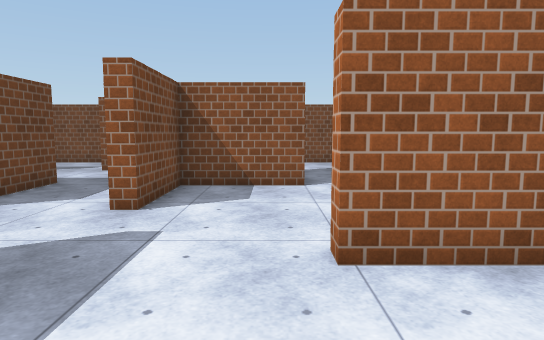
View 1 (above)

24 first-person views from a walk through a 3-D level made in the Unity game engine. The camera is 1.4 m above the floor, tilts 6° down and sees 75° across. The floor is counted in squares, 1.01 m on a side. Each view is taken from the middle of a square. On the plan, view 1 faces up. The plan holds only what a view shows up to about 15 squares ahead; the rest is blank. The player is left out. Some surface patterns are stand-ins.

View 2
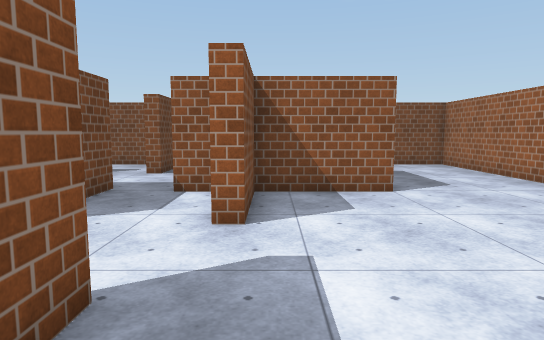

View 3
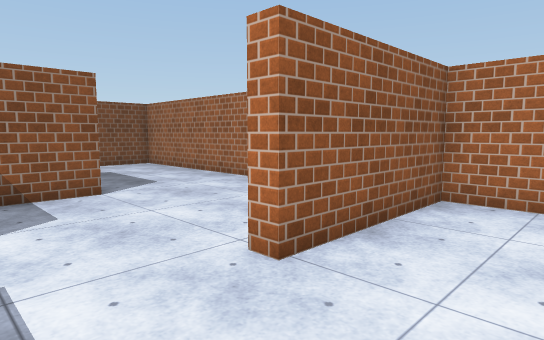

View 4
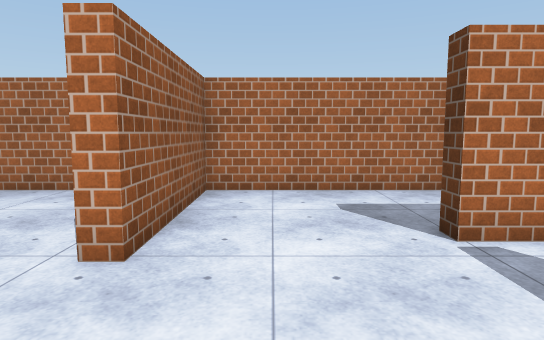

View 5
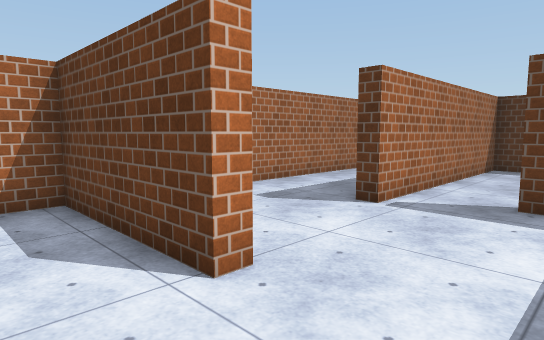

View 6
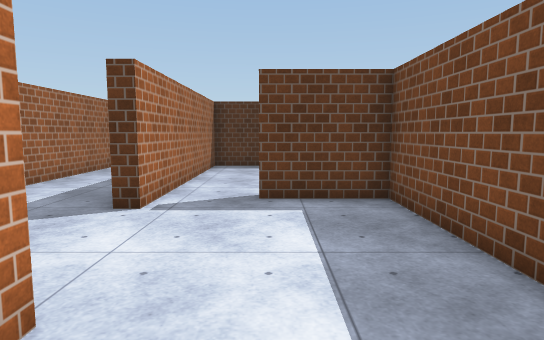

View 7
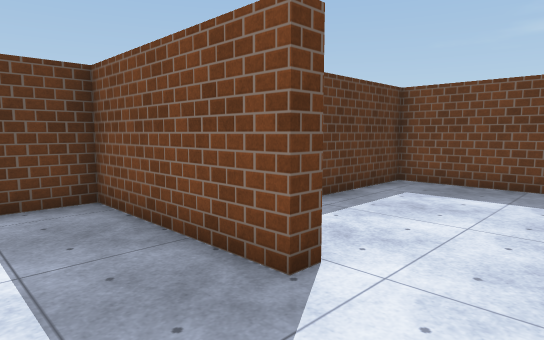

View 8
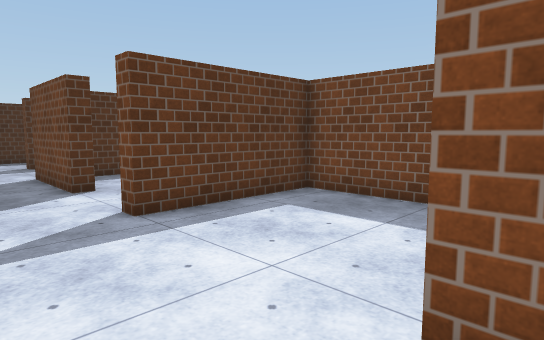

View 9
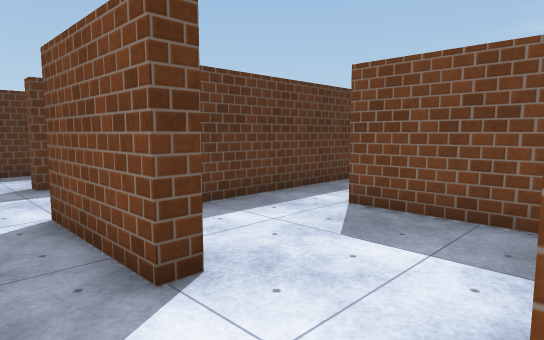

View 10
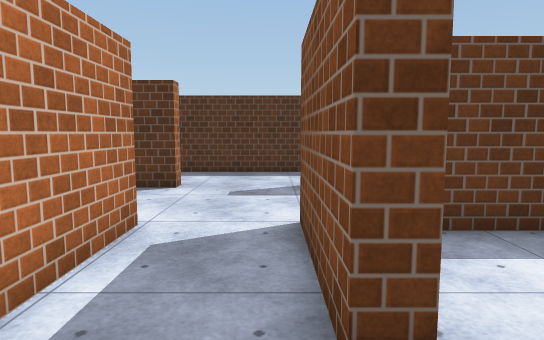

View 11
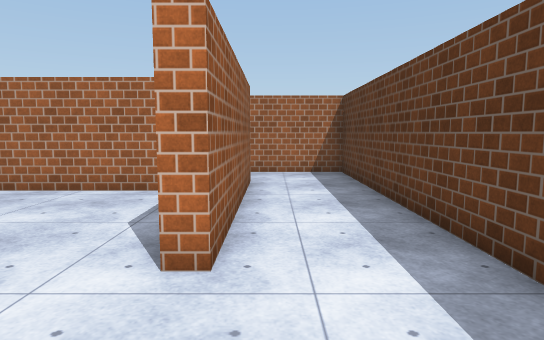

View 12
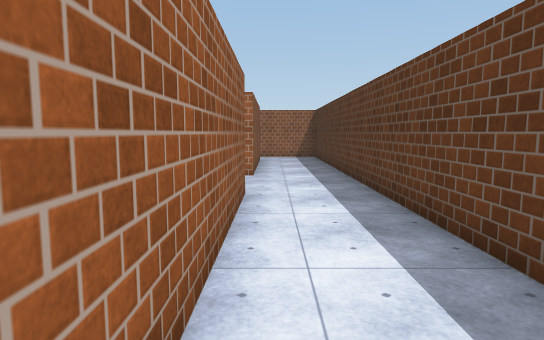

View 13
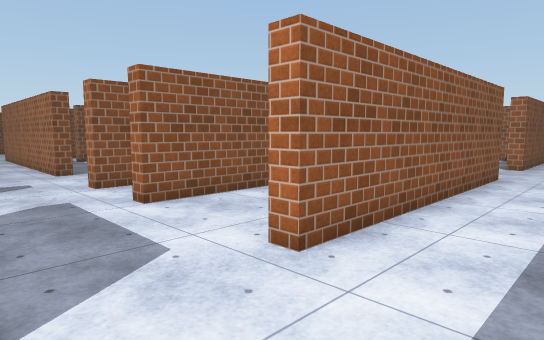

View 14
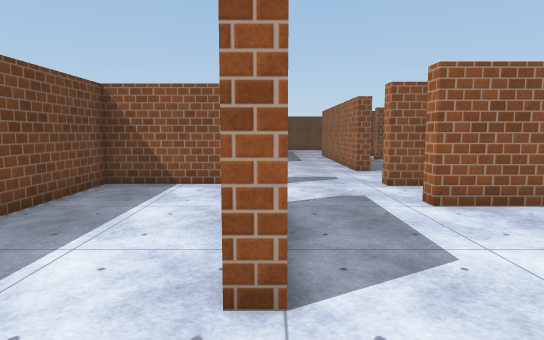

View 15
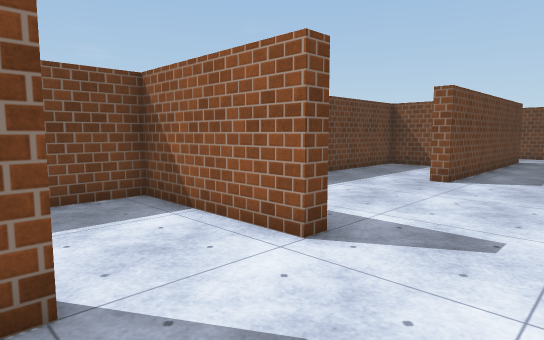

View 16
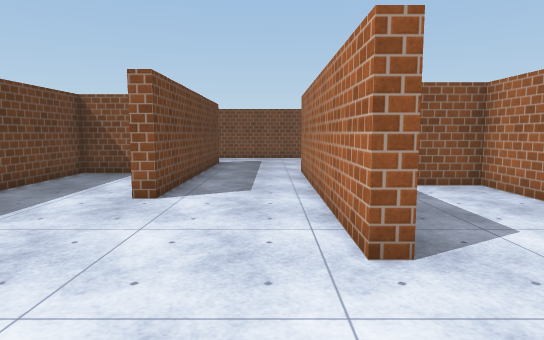

View 17
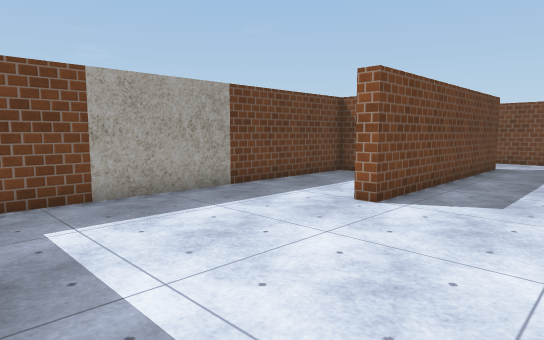

View 18
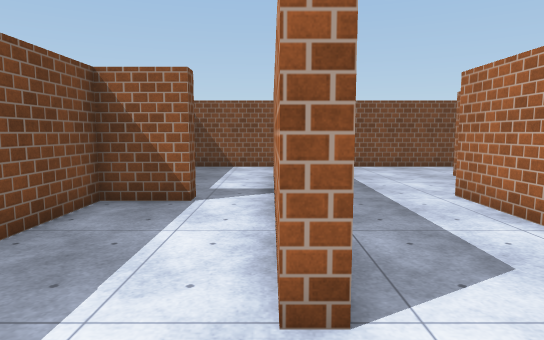

View 19
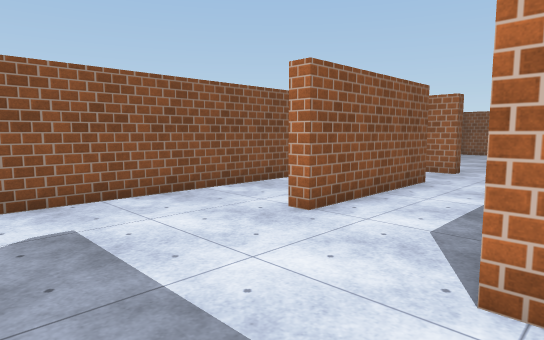

View 20
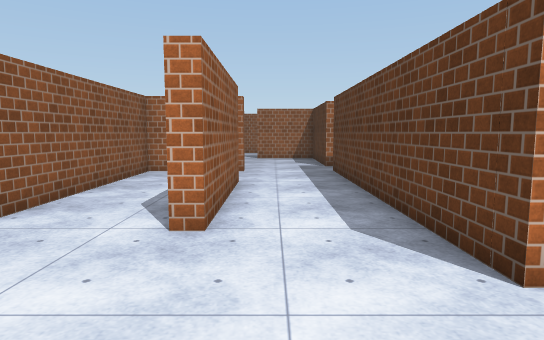

View 21
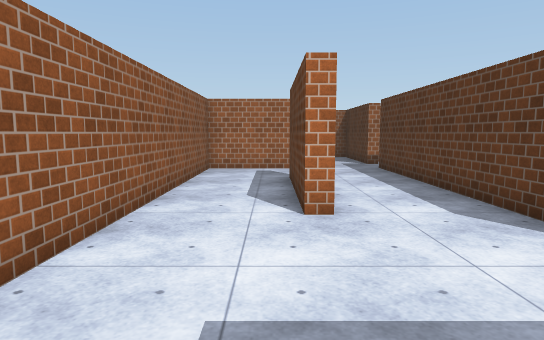

View 22
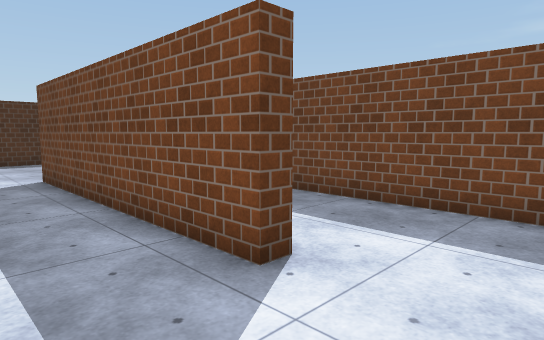

View 23
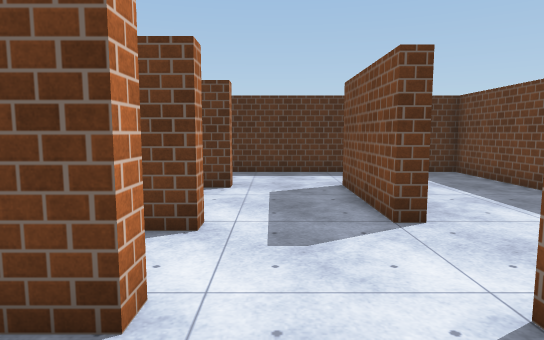

View 24
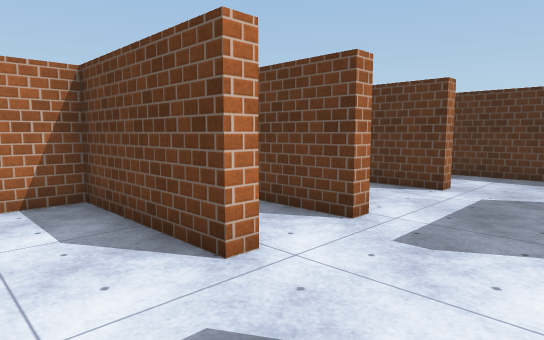

### Floor plan
Points are (right, up) in squares from view 1. A wall is a line through its corners. A room is listed if a view was taken in it or the views show most of it. See-through windows are left out.
Room 1 (views 1, 2, 3, 4, 5, 6, 7, 8, 9)
walls: (-4, 3.8) (-3.5, 3.8) (-3.5, -1.4) (-0.6, -1.4); (0.9, 9.3) (-2.4, 9.3) (-2.4, 6.3) (-3, 6.3); (-3.4, 9.3) (-4.3, 9.3) (-4.3, 9.9); (5.5, 6.8) (5.5, 16.1); (1.4, -2.4) (1.4, -0.4) (2, -0.4); (-5.8, 14.5) (-5.8, 12.9) (-6.3, 12.9); (-11, 4.8) (-11, 1.3) (-6.4, 1.3) (-6.4, 0.8); (-8.9, 12.9) (-14.1, 12.9); (4, 16.4) (3.2, 16.4); (-16, 9.7) (-6, 9.7) (-6, 6.2); (5.5, -10.5) (5.5, 3.6) (0.7, 3.6) (0.7, 4.1) (5.5, 4.1) (5.5, 5.1)
ways out: opening at (-15, 11.5) to room 2; opening at (-7.5, 13) to room 2; opening at (-5.5, 1) to room 2; opening at (0.5, -2) to room 2; opening at (4.5, -9.5) to room 2
Room 2 (views 10, 11, 12, 13, 14, 15, 16, 17, 18, 19, 20, 21, 22, 23, 24)
walls: (-15, -2.8) (-16, -2.8) (-16, -2.3) (-11.5, -2.3) (-11.5, -0.9); (-15.4, 0.7) (-16, 0.7) (-16, 9.7); (-12.5, -5.4) (-16, -5.4) (-16, -4.9); (-18.9, -1.9) (-18.9, -2.5) (-23.5, -2.5) (-23.5, -6.2); (-11.5, 4.1) (-11.5, 6.3) (-13.2, 6.3); (-20.4, -1.9) (-19.2, -1.9); (-19.5, -5.4) (-18.9, -5.4) (-18.9, -9.4) (-19.5, -9.4); (-6.4, -1.9) (-6.4, -5.5); (-7, -8.9) (-7, -9.4) (-16, -9.4) (-16, -8.9) (-13.9, -8.9); (-4, -5.2) (-4, -2.5); (-11.9, -12.5) (5.5, -12.5) (5.5, -10.5); (-23.5, -8.4) (-23.5, -12.5) (-22.5, -12.5); (-19.6, -12.5) (-14.9, -12.5); (-21.6, 9.3) (-23.5, 9.3) (-23.5, -1.1); (-21.6, 9.6) (-21.6, 9); (-14.1, 12.9) (-14.1, 13.4) (-9.1, 13.4); (-20, 13.4) (-19.4, 13.4) (-19.4, 4.4) (-19.9, 4.4) (-19.9, 8); (-0.5, -8.9) (1.4, -8.9) (1.4, -2.4); (-6.3, 12.9) (-6.3, 16.4) (-23.1, 16.4); (-23.5, 15.2) (-23.5, 10.1); (3.1, -9.4) (-3.6, -9.4) (-3.6, -8.9) (-2.5, -8.9)
ways out: opening at (-15, 11.5) to room 1; opening at (-7.5, 13) to room 1; opening at (-5.5, 1) to room 1; opening at (0.5, -2) to room 1; opening at (4.5, -9.5) to room 1; opening at (-15, -4) to room 3; opening at (-7, -0.5) to room 3
Room 3 (no view inside)
walls: (-11, 0.2) (-11, -2.9); (-7, -1.9) (-6.4, -1.9); (-16, -4.9) (-7.9, -4.9)
ways out: opening at (-15, -4) to room 2; opening at (-7, -0.5) to room 2

Positions as (right, up) in squares from view 1, and headings:
1: (0, 0), facing up
2: (-2, 1), facing up
3: (-2, 1), facing up-right
4: (-3, 2), facing right
5: (-2, 6), facing down-right
6: (-1, 6), facing down
7: (-1, 6), facing down-left
8: (-4, 7), facing down-left
9: (-5, 1), facing down-left
10: (-6, 0), facing down
11: (-7, -10), facing right
12: (-15, -10), facing right
13: (-19, -12), facing up-right
14: (-19, -12), facing up
15: (-16, -6), facing up-left
16: (-17, -3), facing up
17: (-16, -2), facing up-left
18: (-20, 2), facing up
19: (-19, 9), facing up-right
20: (-19, 12), facing right
21: (-20, 14), facing right
22: (-17, 16), facing down-left
23: (-17, 0), facing down
24: (-19, 0), facing down-right
